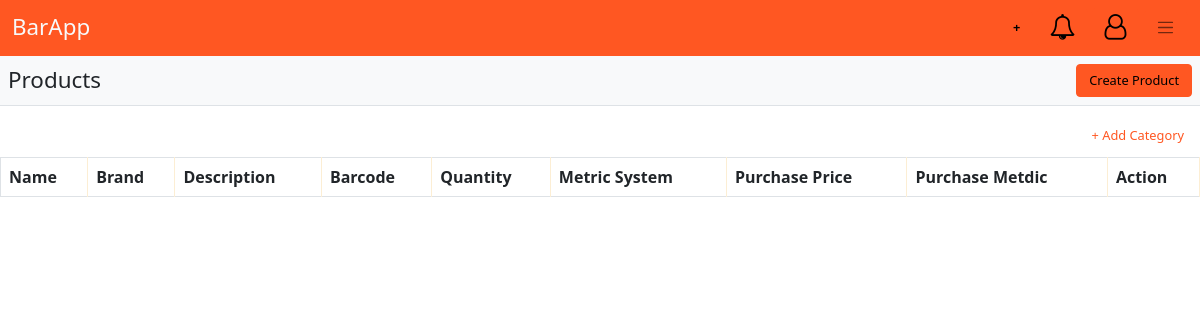
The page /products on the database as committed earlier.
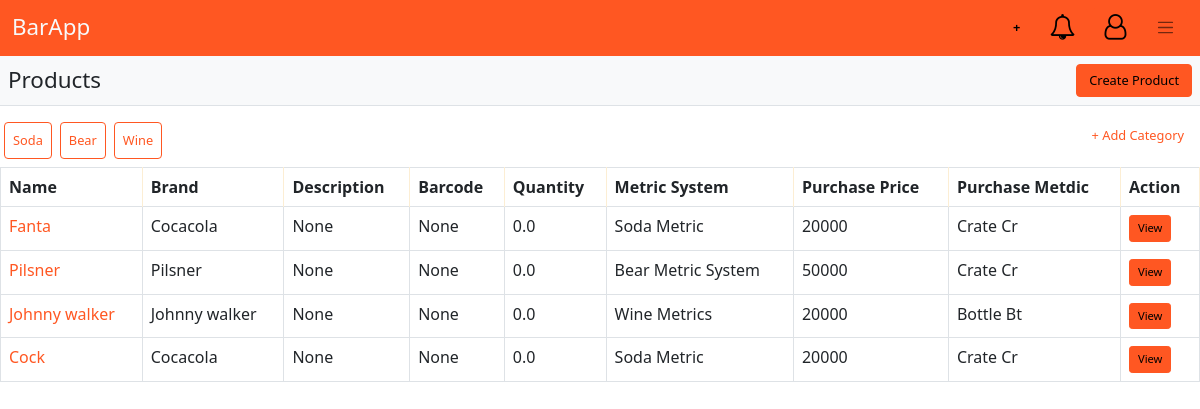
The same page on the database as committed later.
### bar/models.py (models this page shows, shortened)
class TimeStampedModel(models.Model):
	created_at = models.DateTimeField(auto_now_add=True)
	updated_at = models.DateTimeField(auto_now=True)
	class Meta:
		abstract = True

class Category(TimeStampedModel):
	name = models.CharField(max_length=128, unique=True)
	products = models.ManyToManyField(Product, through='ProductCategories', through_fields=('category', 'product'))
	def __str__(self):
		return self.name

class Product(TimeStampedModel):
	name = models.CharField(max_length=128)
	brand = models.CharField(max_length=128)
	description = models.CharField(max_length=2048, null=True)
	barcode = models.CharField(max_length=128, null=True, unique=True)
	quantity = models.FloatField(default=0)
	purchase_price = models.IntegerField(null=True)
	metric_system = models.ForeignKey(MetricSystem, null=True, on_delete=models.SET_NULL)
	purchase_metric = models.ForeignKey(Metric, null=True, on_delete=models.SET_NULL)
	categories = models.ManyToManyField('Category', through='ProductCategories', through_fields=('product', 'category'))

class MetricSystem(TimeStampedModel):
	name = models.CharField(max_length=128)
	is_standard = models.BooleanField(default=False)
	def __str__(self):
		return self.name

class Metric(TimeStampedModel):
	unit = models.CharField(max_length=128)
	symbol = models.CharField(max_length=64)
	multiplier = models.FloatField()
	metric_system = models.ForeignKey(MetricSystem, on_delete=models.CASCADE)
	def __str__(self):
		return f"{self.unit} {self.symbol}"

### bar/views/product.py (the view)
# urls.py: path('products', ProductsPageView.as_view(), name='get_products'),
class ProductsPageView(TemplateView):
	template_name = "product/products.html"
	def get_context_data(self, ** kwargs):
		context = super().get_context_data(**kwargs)
		create_category_form = CreateCategoryForm()
		context['products'] = Product.objects.all()
		context['categories'] = Category.objects.all()
		return context

### bar/templates/product/products.html (shortened to what this page needs)
{% extends 'base.html' %}
{% load app_tags %}
{% block body %}
	<div id="app">
        {% include 'index/nav.html' %}
    </div>
    <div class="d-flex bg-light p-2 justify-content-between  border-bottom mb-2">
        <h3 class="my-auto">Products</h3>
        <a href="{% url 'bar:create_product' %}" class="btn btn-primary">Create Product</a>
    </div>
    {% include 'category/categories.html' %}
    <div class="overflow-auto">
        <table class="table table-bordered table-hover">
        	<thead>
        		<th>Name</th>
        		<th>Brand</th>
        		<th>Description</th>
        		<th>Barcode</th>
        		<th>Quantity</th>
        		<th>Metric System</th>
        		<th>Purchase Price</th>
                <th>Purchase Metdic</th>
        		<th>Action</th>
        	</thead>
        	<tbody>
        		{% for product in products %}
        		<tr>
                    <td><a href="{% url 'bar:get_product' id=product.id %}" class="nav-link p-0">{{product.name}}</a></td>
        			<td>{{product.brand}}</td>
        			<td>{{product.description}}</td>
        			<td>{{product.barcode}}</td>
        			<td>{{product.quantity}}</td>
        			<td>{{product.metric_system}}</td>
        			<td>{{product.purchase_price}}</td>
                    <td>{{product.purchase_metric}}</td>
        			<td><a href="{% url 'bar:get_product' id=product.id %}" class="btn btn-primary btn-sm">View</a></td>
        		</tr>
        		{% endfor %}
        	</tbody>
        </table>
    </div>
{% endblock %}

### bar/templates/category/categories.html
<div class="d-flex justify-content-between flex-nowrap py-1 overflow-auto hide-scroll">
	<div class="d-flex flex-nowrap py-1 overflow-auto hide-scroll">
		{% for category in categories %}
	 	<a href="{% url 'bar:get_category' id=category.id %}" class="p-2 mx-1 btn btn-outline-primary text-nowrap">
	 		{{category}}
	 	</a>
	 	{% endfor %}
	</div>
 	<a href="{% url 'bar:create_category' %}" class="nav-link" >+ Add Category</a>
</div>

Rows that differ between the two databases and show on the page:
added Category: name "Soda"
added Category: name "Bear"
added Category: name "Wine"
added Product: name "Fanta", brand "Cocacola", description "None", barcode "None", quantity "0.0", metric_system "Soda Metric", purchase_price "20000", purchase_metric "Crate Cr"
added Product: name "Pilsner", brand "Pilsner", description "None", barcode "None", quantity "0.0", metric_system "Bear Metric System", purchase_price "50000", purchase_metric "Crate Cr"
added Product: name "Johnny walker", brand "Johnny walker", description "None", barcode "None", quantity "0.0", metric_system "Wine Metrics", purchase_price "20000", purchase_metric "Bottle Bt"
added Product: name "Cock", brand "Cocacola", description "None", barcode "None", quantity "0.0", metric_system "Soda Metric", purchase_price "20000", purchase_metric "Crate Cr"
